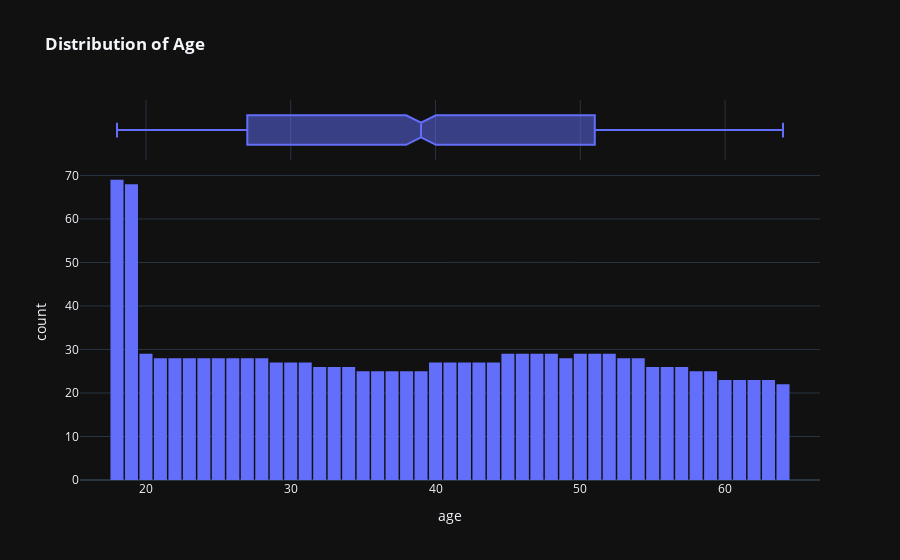

Notebook code for this chart:
### Markdown cell above
<b>To see the AGE distribution</b>

### Code cell
graph = px.histogram(med_df, x='age', 
                     marginal='box', 
                     nbins=47, 
                     title='<b>Distribution of Age</b>')
graph.update_layout(bargap=0.1,template='plotly_dark')
graph.show()

### Figure 1 — Plotly figure (JSON) as saved in the notebook; plotly's stock layout.template omitted (floating-point values rounded to 4 significant figures; data arrays with more than 128 entries replaced by an {"elided": "..."} marker saying what was removed)
{"data": [{"bingroup": "x", "hovertemplate": "age=%{x}<br>count=%{y}<extra></extra>", "legendgroup": "", "marker": {"color": "#636efa", "pattern": {"shape": ""}}, "name": "", "nbinsx": 47, "orientation": "v", "showlegend": false, "type": "histogram", "x": {"elided": "1338 int values"}, "xaxis": "x", "yaxis": "y"}, {"hovertemplate": "age=%{x}<extra></extra>", "legendgroup": "", "marker": {"color": "#636efa"}, "name": "", "notched": true, "showlegend": false, "type": "box", "x": {"elided": "1338 int values"}, "xaxis": "x2", "yaxis": "y2"}], "layout": {"bargap": 0.1, "barmode": "relative", "legend": {"tracegroupgap": 0}, "title": {"text": "<b>Distribution of Age</b>"}, "xaxis": {"anchor": "y", "domain": [0, 1], "title": {"text": "age"}}, "xaxis2": {"anchor": "y2", "domain": [0, 1], "matches": "x", "showgrid": true, "showticklabels": false}, "yaxis": {"anchor": "x", "domain": [0, 0.8316], "title": {"text": "count"}}, "yaxis2": {"anchor": "x2", "domain": [0.8416, 1], "matches": "y2", "showgrid": false, "showline": false, "showticklabels": false, "ticks": ""}}}
